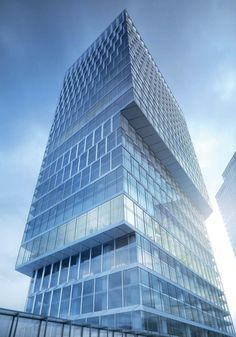
#> input picture images/image1.jpeg, 236 x 337 px
$ python visualize.py
#> lines starting #> are read from the running program, lines starting #| are printed output that depends on the picture
import json
import matplotlib.pyplot as plt
import cv2

def visualize_json(image_path, json_path):
    # Load the image
#> called with image_path = './images/image1.jpeg', json_path = 'output1.json'
    image = cv2.imread(image_path)
#> image is the input picture: shape (337, 236, 3); mean B, G, R 190.2, 157.6, 126.2
    image_rgb = cv2.cvtColor(image, cv2.COLOR_BGR2RGB)

    # Load the JSON data
    with open(json_path, 'r') as file:
#> (reads output1.json from the repository)
        data = json.load(file)

    # Plot the image
    plt.figure(figsize=(10, 10))
    plt.imshow(image_rgb)
    ax = plt.gca()

    # Plot vertices
    vertices = data.get('vertices', {})
    for key, value in vertices.items():
        x, y, _ = value
        ax.plot(x, y, 'ro')  # Red dot for vertices
        ax.text(x, y, key, color='yellow', fontsize=8)

    # Plot edges
    edges = data.get('edges', {})
    for key, value in edges.items():
        v1, v2 = value
        x1, y1, _ = vertices[v1]
        x2, y2, _ = vertices[v2]
        ax.plot([x1, x2], [y1, y2], 'g-')  # Green line for edges

    # Optionally, plot planes and cylinders
    # ...

    plt.show()
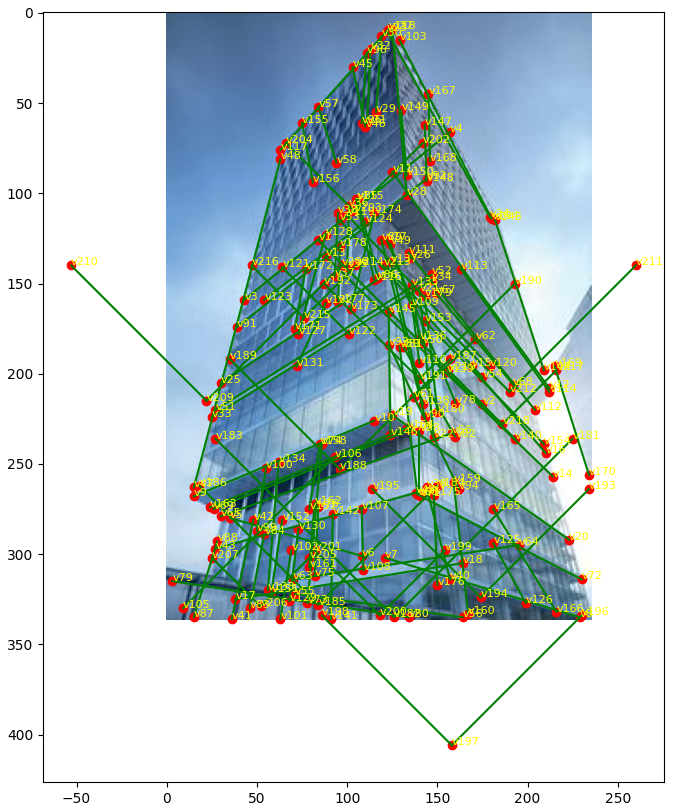
#> figure drawn by matplotlib, 1 panel

# Usage example
image_path = './images/image1.jpeg'  # Replace with your image path
json_path = 'output1.json'  # Replace with your JSON output path

visualize_json(image_path, json_path)
